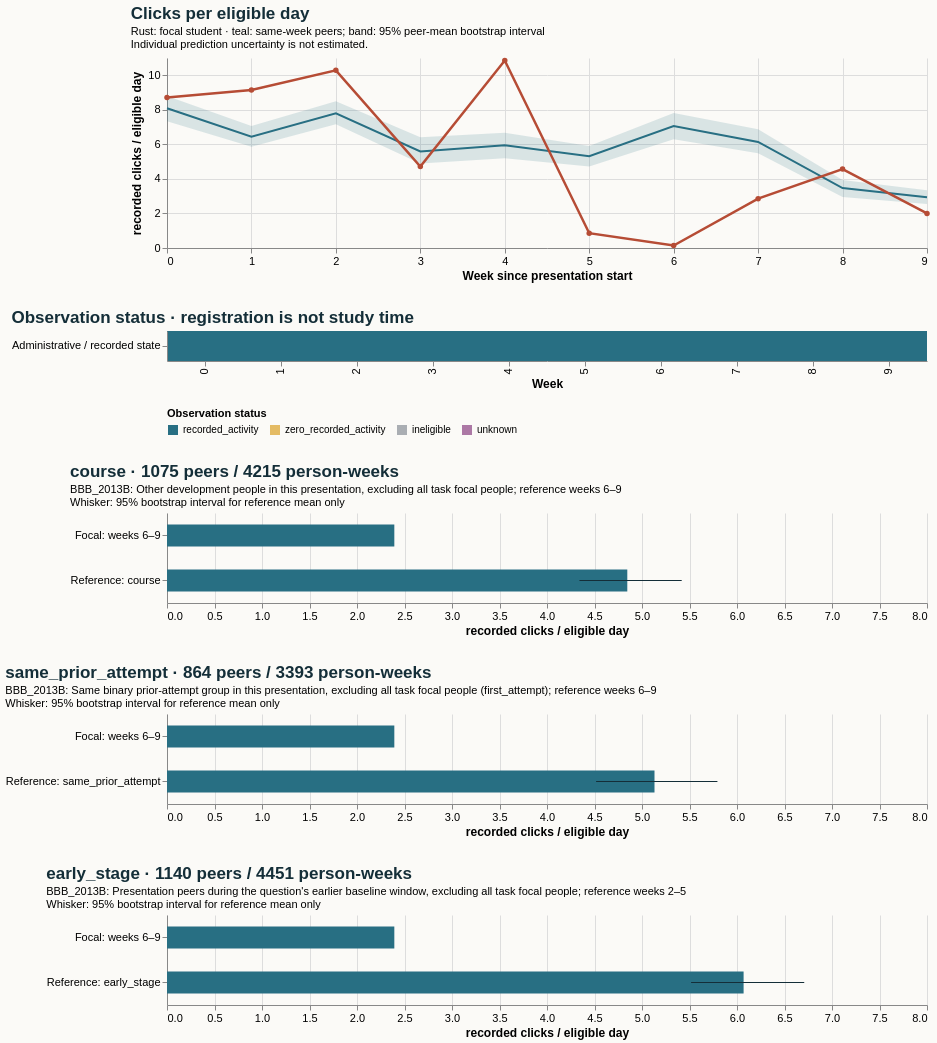

Write a Vega-Lite specification for this figure.
### Vega-Lite specification from a JSON file in a GitHub repository (floating-point values rounded to 4 significant figures)
{"$schema": "https://vega.github.io/schema/vega-lite/v5.20.1.json", "config": {"axis": {"labelFontSize": 11, "titleFontSize": 12}, "background": "#fbfaf7", "font": "sans-serif", "title": {"anchor": "start", "color": "#142e38", "fontSize": 17, "subtitleFontSize": 11}, "view": {"continuousHeight": 300, "continuousWidth": 300, "stroke": null}}, "datasets": {"data-49d21a0061741b8c300b9f7e0a7ca589": [{"hi": null, "lo": null, "series": "Focal: weeks 6–9", "value": 2.393}, {"hi": 5.418, "lo": 4.342, "series": "Reference: course", "value": 4.845}], "data-5e5786ad476935fae6d430a1dbff2806": [{"hi": null, "lo": null, "series": "Focal: weeks 6–9", "value": 2.393}, {"hi": 5.794, "lo": 4.517, "series": "Reference: same_prior_attempt", "value": 5.132}], "data-79fb2792b07afc8f2120efc12611f1d1": [{"end_day": 6, "focal_value": 8.714, "peer_ci_high": 8.802, "peer_ci_low": 7.332, "peer_mean": 8.09, "peer_observations": 1167, "peer_people": 1167, "reference": "course", "unit": "recorded clicks / eligible day", "week": 0}, {"end_day": 13, "focal_value": 9.143, "peer_ci_high": 7.063, "peer_ci_low": 5.859, "peer_mean": 6.449, "peer_observations": 1159, "peer_people": 1159, "reference": "course", "unit": "recorded clicks / eligible day", "week": 1}, {"end_day": 20, "focal_value": 10.29, "peer_ci_high": 8.493, "peer_ci_low": 7.169, "peer_mean": 7.8, "peer_observations": 1140, "peer_people": 1140, "reference": "course", "unit": "recorded clicks / eligible day", "week": 2}, {"end_day": 27, "focal_value": 4.714, "peer_ci_high": 6.408, "peer_ci_low": 4.889, "peer_mean": 5.586, "peer_observations": 1132, "peer_people": 1132, "reference": "course", "unit": "recorded clicks / eligible day", "week": 3}, {"end_day": 34, "focal_value": 10.86, "peer_ci_high": 6.679, "peer_ci_low": 5.195, "peer_mean": 5.952, "peer_observations": 1093, "peer_people": 1093, "reference": "course", "unit": "recorded clicks / eligible day", "week": 4}, {"end_day": 41, "focal_value": 0.8571, "peer_ci_high": 5.898, "peer_ci_low": 4.714, "peer_mean": 5.31, "peer_observations": 1086, "peer_people": 1086, "reference": "course", "unit": "recorded clicks / eligible day", "week": 5}, {"end_day": 48, "focal_value": 0.1429, "peer_ci_high": 7.81, "peer_ci_low": 6.297, "peer_mean": 7.057, "peer_observations": 1075, "peer_people": 1075, "reference": "course", "unit": "recorded clicks / eligible day", "week": 6}, {"end_day": 55, "focal_value": 2.857, "peer_ci_high": 6.87, "peer_ci_low": 5.488, "peer_mean": 6.139, "peer_observations": 1059, "peer_people": 1059, "reference": "course", "unit": "recorded clicks / eligible day", "week": 7}, {"end_day": 62, "focal_value": 4.571, "peer_ci_high": 3.936, "peer_ci_low": 2.956, "peer_mean": 3.471, "peer_observations": 1049, "peer_people": 1049, "reference": "course", "unit": "recorded clicks / eligible day", "week": 8}, {"end_day": 69, "focal_value": 2.0, "peer_ci_high": 3.35, "peer_ci_low": 2.545, "peer_mean": 2.935, "peer_observations": 1032, "peer_people": 1032, "reference": "course", "unit": "recorded clicks / eligible day", "week": 9}], "data-e85e9f121a8bc82d9997d77951295b7c": [{"eligible_days": 7.0, "end_day": 6, "logging_completeness": "unknown", "observation_status": "recorded_activity", "row": "Administrative / recorded state", "score_status": "withheld_release_time_unknown", "start_day": 0, "value": 8.714, "week": 0}, {"eligible_days": 7.0, "end_day": 13, "logging_completeness": "unknown", "observation_status": "recorded_activity", "row": "Administrative / recorded state", "score_status": "withheld_release_time_unknown", "start_day": 7, "value": 9.143, "week": 1}, {"eligible_days": 7.0, "end_day": 20, "logging_completeness": "unknown", "observation_status": "recorded_activity", "row": "Administrative / recorded state", "score_status": "withheld_release_time_unknown", "start_day": 14, "value": 10.29, "week": 2}, {"eligible_days": 7.0, "end_day": 27, "logging_completeness": "unknown", "observation_status": "recorded_activity", "row": "Administrative / recorded state", "score_status": "withheld_release_time_unknown", "start_day": 21, "value": 4.714, "week": 3}, {"eligible_days": 7.0, "end_day": 34, "logging_completeness": "unknown", "observation_status": "recorded_activity", "row": "Administrative / recorded state", "score_status": "withheld_release_time_unknown", "start_day": 28, "value": 10.86, "week": 4}, {"eligible_days": 7.0, "end_day": 41, "logging_completeness": "unknown", "observation_status": "recorded_activity", "row": "Administrative / recorded state", "score_status": "withheld_release_time_unknown", "start_day": 35, "value": 0.8571, "week": 5}, {"eligible_days": 7.0, "end_day": 48, "logging_completeness": "unknown", "observation_status": "recorded_activity", "row": "Administrative / recorded state", "score_status": "withheld_release_time_unknown", "start_day": 42, "value": 0.1429, "week": 6}, {"eligible_days": 7.0, "end_day": 55, "logging_completeness": "unknown", "observation_status": "recorded_activity", "row": "Administrative / recorded state", "score_status": "withheld_release_time_unknown", "start_day": 49, "value": 2.857, "week": 7}, {"eligible_days": 7.0, "end_day": 62, "logging_completeness": "unknown", "observation_status": "recorded_activity", "row": "Administrative / recorded state", "score_status": "withheld_release_time_unknown", "start_day": 56, "value": 4.571, "week": 8}, {"eligible_days": 7.0, "end_day": 69, "logging_completeness": "unknown", "observation_status": "recorded_activity", "row": "Administrative / recorded state", "score_status": "withheld_release_time_unknown", "start_day": 63, "value": 2.0, "week": 9}], "data-f5099f843bcf13a55b0d30c533a24ed2": [{"hi": null, "lo": null, "series": "Focal: weeks 6–9", "value": 2.393}, {"hi": 6.708, "lo": 5.517, "series": "Reference: early_stage", "value": 6.069}]}, "resolve": {"scale": {"color": "independent"}}, "spacing": 28, "vconcat": [{"data": {"name": "data-79fb2792b07afc8f2120efc12611f1d1"}, "height": 190, "layer": [{"encoding": {"x": {"axis": {"tickMinStep": 1}, "field": "week", "title": "Week since presentation start", "type": "quantitative"}, "y": {"field": "peer_ci_low", "scale": {"zero": true}, "title": "recorded clicks / eligible day", "type": "quantitative"}, "y2": {"field": "peer_ci_high"}}, "mark": {"color": "#286f83", "opacity": 0.16, "type": "area"}}, {"encoding": {"tooltip": [{"field": "week", "type": "quantitative"}, {"field": "peer_mean", "type": "quantitative"}, {"field": "peer_people", "type": "quantitative"}, {"field": "peer_observations", "type": "quantitative"}], "x": {"field": "week", "type": "quantitative"}, "y": {"field": "peer_mean", "type": "quantitative"}}, "mark": {"color": "#286f83", "strokeWidth": 2, "type": "line"}}, {"encoding": {"tooltip": [{"field": "week", "type": "quantitative"}, {"field": "focal_value", "type": "quantitative"}], "x": {"field": "week", "type": "quantitative"}, "y": {"field": "focal_value", "type": "quantitative"}}, "mark": {"color": "#b64c35", "point": {"color": "#b64c35"}, "strokeWidth": 2.5, "type": "line"}}], "title": {"subtitle": ["Rust: focal student · teal: same-week peers; band: 95% peer-mean bootstrap interval", "Individual prediction uncertainty is not estimated."], "text": "Clicks per eligible day"}, "width": 760}, {"data": {"name": "data-e85e9f121a8bc82d9997d77951295b7c"}, "encoding": {"color": {"field": "observation_status", "legend": {"labelLimit": 260, "orient": "bottom"}, "scale": {"domain": ["recorded_activity", "zero_recorded_activity", "ineligible", "unknown"], "range": ["#286f83", "#e4bb64", "#aaaeb3", "#ac78a5"]}, "title": "Observation status", "type": "nominal"}, "tooltip": [{"field": "week", "type": "quantitative"}, {"field": "eligible_days", "type": "quantitative"}, {"field": "observation_status", "type": "nominal"}, {"field": "logging_completeness", "type": "nominal"}], "x": {"field": "week", "title": "Week", "type": "ordinal"}, "y": {"field": "row", "title": null, "type": "nominal"}}, "height": 30, "mark": {"type": "rect"}, "title": "Observation status · registration is not study time", "width": 760}, {"data": {"name": "data-49d21a0061741b8c300b9f7e0a7ca589"}, "height": 90, "layer": [{"encoding": {"x": {"field": "value", "scale": {"domain": [0, 7.043], "zero": true}, "title": "recorded clicks / eligible day", "type": "quantitative"}, "y": {"field": "series", "sort": null, "title": null, "type": "nominal"}}, "mark": {"color": "#286f83", "size": 22, "type": "bar"}}, {"encoding": {"x": {"field": "lo", "type": "quantitative"}, "x2": {"field": "hi"}, "y": {"field": "series", "sort": null, "title": null, "type": "nominal"}}, "mark": {"color": "#142e38", "type": "rule"}}], "title": {"subtitle": ["BBB_2013B: Other development people in this presentation, excluding all task focal people; reference weeks 6–9", "Whisker: 95% bootstrap interval for reference mean only"], "text": "course · 1075 peers / 4215 person-weeks"}, "width": 760}, {"data": {"name": "data-5e5786ad476935fae6d430a1dbff2806"}, "height": 90, "layer": [{"encoding": {"x": {"field": "value", "scale": {"domain": [0, 7.043], "zero": true}, "title": "recorded clicks / eligible day", "type": "quantitative"}, "y": {"field": "series", "sort": null, "title": null, "type": "nominal"}}, "mark": {"color": "#286f83", "size": 22, "type": "bar"}}, {"encoding": {"x": {"field": "lo", "type": "quantitative"}, "x2": {"field": "hi"}, "y": {"field": "series", "sort": null, "title": null, "type": "nominal"}}, "mark": {"color": "#142e38", "type": "rule"}}], "title": {"subtitle": ["BBB_2013B: Same binary prior-attempt group in this presentation, excluding all task focal people (first_attempt); reference weeks 6–9", "Whisker: 95% bootstrap interval for reference mean only"], "text": "same_prior_attempt · 864 peers / 3393 person-weeks"}, "width": 760}, {"data": {"name": "data-f5099f843bcf13a55b0d30c533a24ed2"}, "height": 90, "layer": [{"encoding": {"x": {"field": "value", "scale": {"domain": [0, 7.043], "zero": true}, "title": "recorded clicks / eligible day", "type": "quantitative"}, "y": {"field": "series", "sort": null, "title": null, "type": "nominal"}}, "mark": {"color": "#286f83", "size": 22, "type": "bar"}}, {"encoding": {"x": {"field": "lo", "type": "quantitative"}, "x2": {"field": "hi"}, "y": {"field": "series", "sort": null, "title": null, "type": "nominal"}}, "mark": {"color": "#142e38", "type": "rule"}}], "title": {"subtitle": ["BBB_2013B: Presentation peers during the question's earlier baseline window, excluding all task focal people; reference weeks 2–5", "Whisker: 95% bootstrap interval for reference mean only"], "text": "early_stage · 1140 peers / 4451 person-weeks"}, "width": 760}]}
